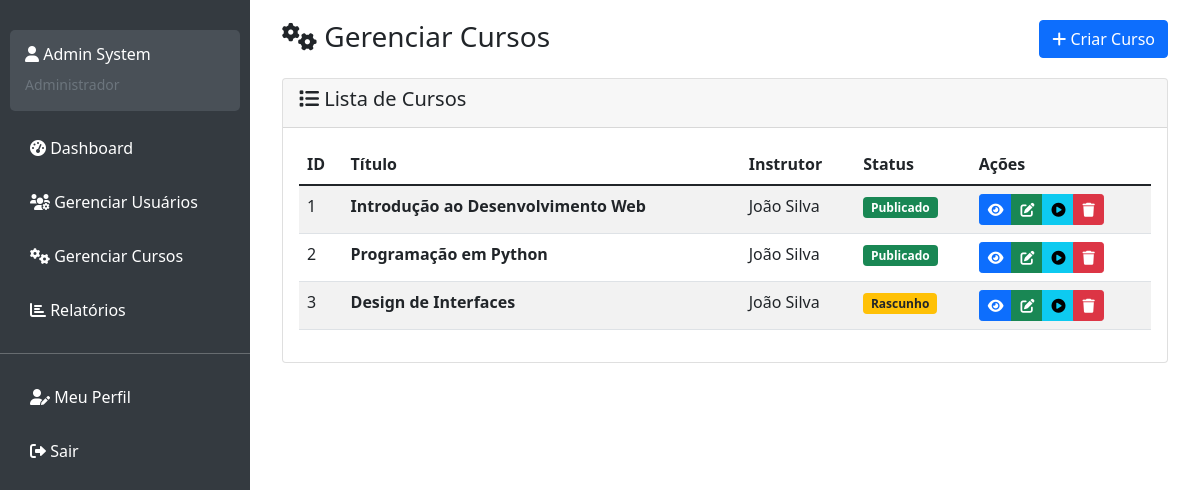
Screenshot of /manage_courses.php (signed in) with the database file from the repository.
### tables this page shows
CREATE TABLE courses (
    id INT AUTO_INCREMENT PRIMARY KEY,
    title VARCHAR(255) NOT NULL,
    description TEXT,
    instructor_id INT NOT NULL,
    `status` ENUM('publicado', 'rascunho', 'arquivado') DEFAULT 'rascunho',
    start_date DATE,
    end_date DATE,
    created_at TIMESTAMP DEFAULT CURRENT_TIMESTAMP,
    updated_at TIMESTAMP DEFAULT CURRENT_TIMESTAMP ON UPDATE CURRENT_TIMESTAMP,
    FOREIGN KEY (instructor_id) REFERENCES users(id) ON DELETE CASCADE
);

CREATE TABLE users (
    id INT AUTO_INCREMENT PRIMARY KEY,
    username VARCHAR(50) NOT NULL UNIQUE,
    password_hash VARCHAR(255) NOT NULL,
    email VARCHAR(100) NOT NULL UNIQUE,
    first_name VARCHAR(50),
    last_name VARCHAR(50),
    `role` ENUM('administrador', 'instrutor', 'estudante') NOT NULL,
    created_at TIMESTAMP DEFAULT CURRENT_TIMESTAMP,
    updated_at TIMESTAMP DEFAULT CURRENT_TIMESTAMP ON UPDATE CURRENT_TIMESTAMP
);

### includes/auth.php (called while the page is built, shortened)
<?php
function isLoggedIn() {
    return isset($_SESSION['user_id']);
}
function isAdmin() {
    return isLoggedIn() && $_SESSION['user_role'] === 'administrador';
}
function getCurrentUserRole() {
    return $_SESSION['user_role'] ?? null;
}
function getCurrentUserName() {
    return $_SESSION['user_name'] ?? '';
}
?>

### classes/Course.php (called while the page is built, shortened)
<?php
class Course {
    private $conn;
    private $table_name = "courses";
    public function __construct($db) {
        $this->conn = $db;
    }
    public function readAll() {
        $query = "SELECT c.id, c.title, c.description, c.status, c.start_date, c.end_date,
                         u.first_name, u.last_name, c.created_at
                 FROM " . $this->table_name . " c
                 LEFT JOIN users u ON c.instructor_id = u.id
                 ORDER BY c.created_at DESC";
        $stmt = $this->conn->prepare($query);
        $stmt->execute();
        return $stmt;
    }
}
?>

### manage_courses.php (the view, shortened to what this page needs)
<?php
require_once 'classes/Course.php';
require_once 'includes/auth.php';
$database = new Database();
$db = $database->getConnection();
$course = new Course($db);
$courses = $course->readAll();
include 'includes/header.php';
?>
<div class="container-fluid">
    <h1 class="h3 mb-4">
        <i class="fas fa-cogs"></i> Gerenciar Cursos
        <a href="create_course.php" class="btn btn-primary float-end"><i class="fas fa-plus"></i> Criar Curso</a>
    </h1>
    <div class="card">
        <div class="card-header"><h5><i class="fas fa-list"></i> Lista de Cursos</h5></div>
        <div class="card-body">
            <div class="table-responsive">
                <table class="table table-striped table-hover">
                    <thead><tr><th>ID</th><th>Título</th><th>Instrutor</th><th>Status</th><th>Ações</th></tr></thead>
                    <tbody>
                        <?php while ($row = $courses->fetch(PDO::FETCH_ASSOC)): ?>
                        <tr>
                            <td><?php echo $row['id']; ?></td>
                            <td><strong><?php echo htmlspecialchars($row['title']); ?></strong></td>
                            <td><?php echo htmlspecialchars($row['first_name'] . ' ' . $row['last_name']); ?></td>
                            <td><span class="badge bg-<?php echo $row['status'] === 'publicado' ? 'success' : 'warning text-dark'; ?>"><?php echo ucfirst($row['status']); ?></span></td>
                            <td>
                                <div class="btn-group" role="group">
                                    <a href="view_course.php?id=<?php echo $row['id']; ?>" class="btn btn-sm btn-primary" title="Visualizar"><i class="fas fa-eye"></i></a>
                                    <button type="button" class="btn btn-sm btn-success" title="Editar Curso" onclick="editCourse(<?php echo htmlspecialchars(json_encode($row)); ?>)"><i class="fas fa-edit"></i></button>
                                    <button type="button" class="btn btn-sm btn-info" title="Gerenciar Aulas" onclick="manageLessons(<?php echo $row['id']; ?>, '<?php echo htmlspecialchars(addslashes($row['title'])); ?>')"><i class="fas fa-play-circle"></i></button>
                                    <button type="button" class="btn btn-sm btn-danger" title="Excluir" onclick="confirmDelete(<?php echo $row['id']; ?>, '<?php echo htmlspecialchars(addslashes($row['title'])); ?>')"><i class="fas fa-trash"></i></button>
                                </div>
                            </td>
                        </tr>
                        <?php endwhile; ?>
                    </tbody>
                </table>
            </div>
        </div>
    </div>
</div>
<?php
include 'includes/footer.php';
?>

### includes/header.php (shortened to what this page needs)
<!DOCTYPE html>
<html lang="pt-BR">
<head>
    <link href="https://cdn.jsdelivr.net/npm/bootstrap@5.1.3/dist/css/bootstrap.min.css" rel="stylesheet">
    <link href="https://cdnjs.cloudflare.com/ajax/libs/font-awesome/6.0.0/css/all.min.css" rel="stylesheet">
</head>
<body>
    <?php if (isLoggedIn()): ?>
    <div class="sidebar">
        <div class="user-info">
            <h6><i class="fas fa-user"></i> <?php echo getCurrentUserName(); ?></h6>
            <small class="text-muted"><?php echo ucfirst(getCurrentUserRole()); ?></small>
        </div>
        <nav class="nav flex-column">
            <a class="nav-link" href="dashboard.php">
                <i class="fas fa-tachometer-alt"></i> Dashboard
            </a>
            <?php if (isAdmin()): ?>
                <a class="nav-link" href="manage_users.php">
                    <i class="fas fa-users-cog"></i> Gerenciar Usuários
                </a>
                <a class="nav-link" href="manage_courses.php">
                    <i class="fas fa-cogs"></i> Gerenciar Cursos
                </a>
                <a class="nav-link" href="reports.php">
                    <i class="fas fa-chart-bar"></i> Relatórios
                </a>
            <?php endif; ?>
            <hr class="text-white">
            <a class="nav-link" href="profile.php">
                <i class="fas fa-user-edit"></i> Meu Perfil
            </a>
            <a class="nav-link" href="logout.php">
                <i class="fas fa-sign-out-alt"></i> Sair
            </a>
        </nav>
    </div>
    <div class="main-content">
    <?php endif; ?>

### includes/footer.php (shortened to what this page needs)
    <?php if (isLoggedIn()): ?>
    </div>
    <?php endif; ?>
</body>
</html>

### includes/header.php (style rules this page uses)
.sidebar { height: 100vh; position: fixed; top: 0; left: 0; background-color: #343a40; padding-top: 20px; width: 250px; z-index: 1000; }
.main-content { margin-left: 250px; padding: 20px; }
.sidebar .nav-link { color: #fff; padding: 10px 20px; border-radius: 5px; margin: 5px 10px; }
.user-info { background-color: #495057; color: #fff; padding: 15px; margin: 10px; border-radius: 5px; }

### rows the page displays
courses: id "1", title "Introdução ao Desenvolvimento Web", instructor.last_name "João Silva", status "Publicado"
courses: id "2", title "Programação em Python", instructor.last_name "João Silva", status "Publicado"
courses: id "3", title "Design de Interfaces", instructor.last_name "João Silva", status "Rascunho"

### other values shown
getCurrentUserName() "Admin System"
getCurrentUserRole() "Administrador"
